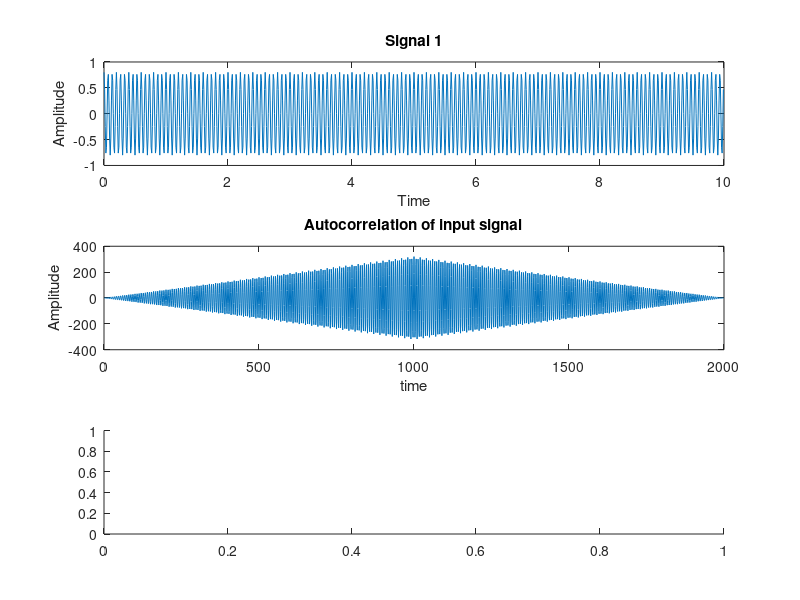

Recreate this plot in MATLAB. (Note: this script raises an error after producing the figure.)
Fs=100;
T=1/Fs;
t=0:T:10-T;

S1=0.8*cos(2*pi*15*t);
subplot(3,1,1);

plot(t,S1);
xlabel('Time');
ylabel('Amplitude');
title('Signal 1');

subplot(3,1,2);
y=xcorr(S1);
plot(y);
xlabel('time');
ylabel('Amplitude');
title('Autocorrelation of input signal');

subplot(3,1,3);
y_1=autocorr(S1);
plot(y_1);
xlabel('time');
ylabel('Amplitude');
title('Autocorrelation of input signal using autocorr');